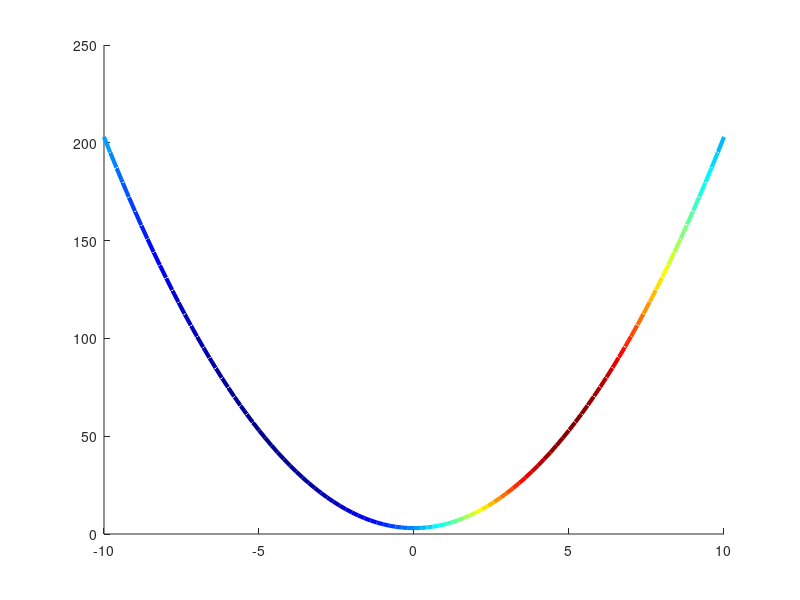

Recreate this plot in MATLAB.
% This function plots a 3D line (x,y,z) encoded with scalar color data (c)
% using the specified colormap (default=jet);
%
% SYNTAX: h=cline(x,y,z,c,colormap);
%
% DBE 09/03/02

function h=cline(x,y,z,c,cmap);

if nargin==0  % Generate sample data...
  x=linspace(-10,10,101);
  y=2*x.^2+3;
  z=sin(0.1*pi*x);
  c=exp(z);
  w=z-min(z)+1;
  cmap='jet';
elseif nargin<4
  fprintf('Insufficient input arguments\n');
  return;
elseif nargin==4
  cmap='jet';
end

cmap=colormap(cmap);                      % Set colormap
yy=linspace(min(c),max(c),size(cmap,1));  % Generate range of color indices that map to cmap
cm = spline(yy,cmap',c);                  % Find interpolated colorvalue
cm(cm>1)=1;                               % Sometimes iterpolation gives values that are out of [0,1] range...
cm(cm<0)=0;

% Lot line segment with appropriate color for each data pair...
  for i=1:length(z)-1
    h(i)=line([x(i) x(i+1)],[y(i) y(i+1)],[z(i) z(i+1)],'color',[cm(:,i)],'LineWidth',3);
  end

return
